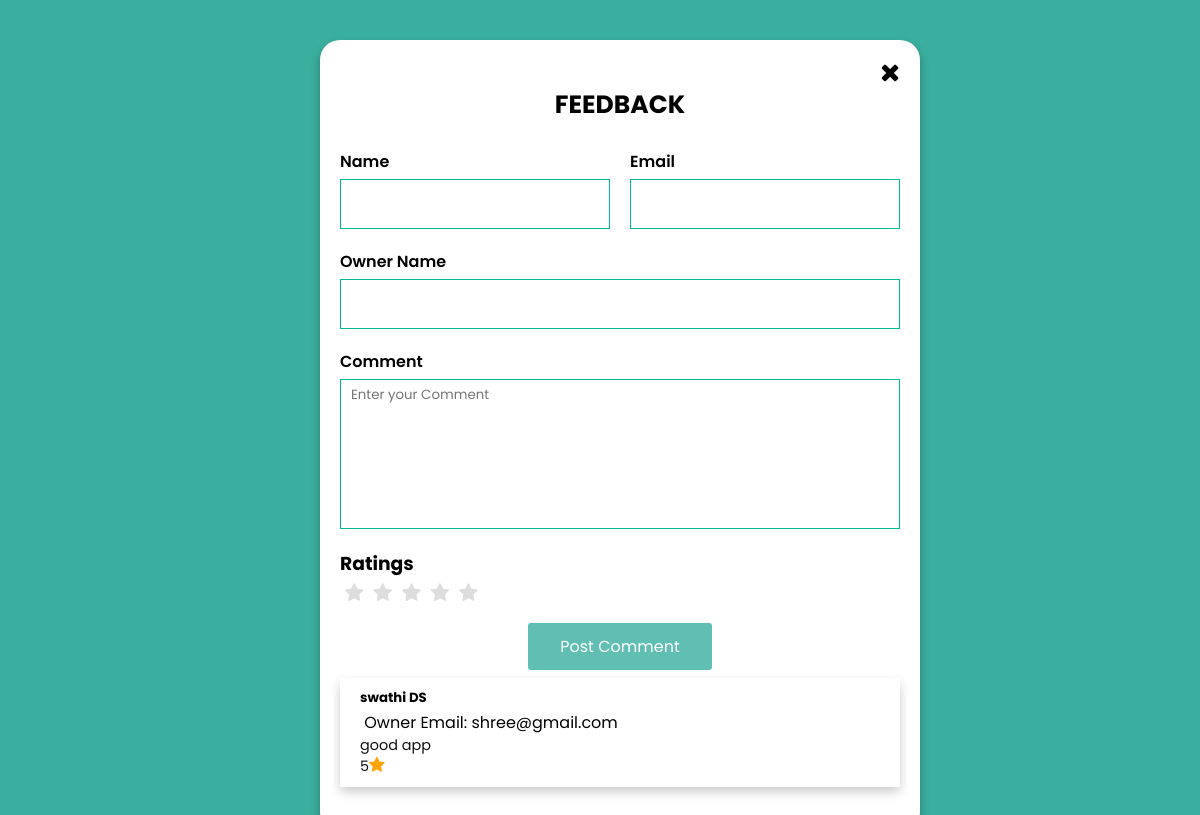
The page /comment.php on the database its author committed.
### tables this page shows
CREATE TABLE `comment` (
  `id` int(100) NOT NULL,
  `name` varchar(200) NOT NULL,
  `email` varchar(200) NOT NULL,
  `ownername` varchar(100) NOT NULL,
  `comment` varchar(200) NOT NULL,
  `rate` varchar(15) NOT NULL
);

### comment.php (the view, shortened to what this page needs)
<?php
include 'config.php';
?>
<!DOCTYPE html>
<link rel="stylesheet" href="https://cdnjs.cloudflare.com/ajax/libs/font-awesome/4.7.0/css/font-awesome.min.css">
<html>
<head>
</head>
</head>
<body class="realestate_version">
	<div class="parallax first-section" style="box-radius:20px;">
        <div class="container">
            <div class="row">
                <div class="col-md-6 wow slideInLeft hidden-xs hidden-sm">
				<div class="wrapper" style="border-radius:20px;">
    <div class="title" >
	      <a href="userhome.php"><i class="fa fa-close" style="margin-top:50px;float:right;color:black;font-size:25px;"></i></a>
<div class="title" style="margin-top:-50px;color:black;font-size:25px;"><br>
    <center><b><br> FEEDBACK</b></center>
    </div>
		<form action="" method="POST" class="form">
			<div class="row">
				<div class="input-group">
					<br><label for="name">Name</label>
					<input type="text" name="name"  value="<?php echo $name; ?>" readonly="true">
				</div>
				<div class="input-group">
					<br><label for="email">Email</label>
					<input type="email" name="email"   value="<?php echo $_SESSION['rentuser']; ?>" readonly="true">
				</div>
			</div>
			<div class="input-group">
					<br><label for="email">Owner Name</label>
					<input type="text" name="ownername" value="<?php echo $owneremail; ?>" readonly="true" >
				</div>
			<div class="input-group textarea">
				<br><label for="comment">Comment</label>
				<textarea name="comment" placeholder="Enter your Comment" required></textarea>
			</div>
			<br>
			<h3>Ratings</h3>
<fieldset class="rating">
    <input type="radio" id="star5" name="rating" value="5" /><label class = "full" for="star5" title="Awesome - 5 stars"></label>
    <input type="radio" id="star4" name="rating" value="4" /><label class = "full" for="star4" title="Pretty good - 4 stars"></label>
    <input type="radio" id="star3" name="rating" value="3" /><label class = "full" for="star3" title="Meh - 3 stars"></label>
    <input type="radio" id="star2" name="rating" value="2" /><label class = "full" for="star2" title="Kinda bad - 2 stars"></label>
    <input type="radio" id="star1" name="rating" value="1" /><label class = "full" for="star1" title="Sucks big time - 1 star"></label>
</fieldset>
			<div class="input-group">
				<br><center><button name="submit" class="btn">Post Comment</button></center>
			</div>
		</form>
	<div class="prev-comments">
			<?php
			$sql = "SELECT * FROM  comment";
			$result = mysqli_query($con, $sql);
			if (mysqli_num_rows($result) > 0) {
				while ($row = mysqli_fetch_assoc($result)) {
			?>
			<div class="single-item">
				<h5><?php echo $row['name']; ?></h5>
				Owner Email: <?php echo $row['ownername']; ?>
				<p><?php echo $row['comment']; ?></p>
			<p> <?php echo $row['rate'];?><i class="fa fa-star" style="color:orange;font-size:17px;" aria-hidden="true"></i></p></label>
			</div>
			<?php
				}
			}
			?>
		</div>
	</div>
</body>
</html>

### comment.php (style rules this page uses)
* { margin: 0; padding: 0; box-sizing: border-box; font-family: 'Poppins', sans-serif; }
body { width: 100%; min-height: 100vh; display: flex; justify-content: center; align-items: center; flex-direction: column; background: #3aaf9f; }
.wrapper { padding: 20px; background: #FFF; box-shadow: 0 5px 10px rgba(0,0,0,0.3); width: 600px; min-height: 400px; margin: 20px 0; }
.wrapper .row { display: grid; grid-template-columns: repeat(auto-fit, minmax(280px, 1fr)); }
.wrapper .form .row .input-group { padding: 0 10px; display: block; }
.wrapper .form .row .input-group:first-child { padding-left: 0; }
.wrapper .form .row .input-group:last-child { padding-right: 0; }
.wrapper .form .input-group { width: 100%; height: 50px; margin-bottom: 50px; }
.wrapper .form .input-group label { font-weight: 600; margin-bottom: 5px; display: block; }
.wrapper .form .input-group .btn { margin: 20px 0; display: block; padding: .7rem 2rem; opacity: .8; color: #FFF; background: #3aaf9f; border: none; outline: none; border-radius: 3px; cursor: pointer; font-size: 1rem; transition: .3s ease-in; }
.wrapper .form .input-group input, .wrapper .form .input-group textarea { width: 100%; height: 100%; border: 1px solid #00b894; outline: none; padding: 5px 10px; }
.wrapper .form .input-group.textarea { height: 150px; }
.wrapper .form .input-group.textarea textarea { resize: none; }
.wrapper .prev-comments { margin-top: 50px; }
.wrapper .prev-comments .single-item { background: #FFF; box-shadow: 0 5px 10px rgba(0,0,0,0.2); padding: 10px 20px; text-align: left; margin-bottom: 25px; }
.wrapper .prev-comments .single-item p { font-size: .9rem; color: #111; }
fieldset, label { margin: 0; padding: 0; }
body { margin: 20px; }
.rating { border: none; float: left; }
.rating > label:before { margin: 5px; font-size: 1.25em; font-family: FontAwesome; display: inline-block; content: "\f005"; }
.rating > label { color: #ddd; float: right; }

### rows shown on the page
comment: name "swathi DS", ownername "shree@gmail.com", comment "good app", rate "5"
